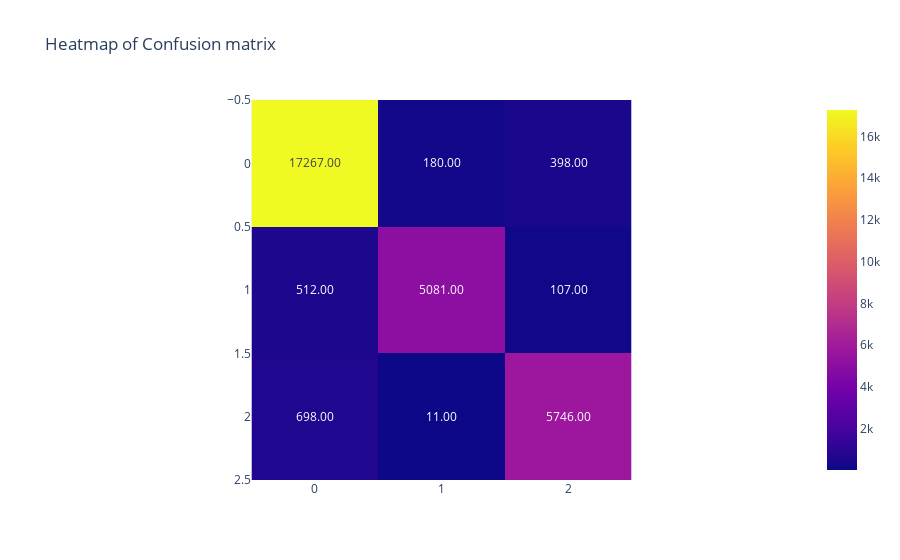

The notebook cell this image was saved under:
### Markdown cell above
### 1.4. K Neighbors Classifier

### Code cell
# knn
from sklearn.neighbors import KNeighborsClassifier

knn = KNeighborsClassifier(n_neighbors=5, metric='manhattan')
knn_score = score(knn, "KNN")

### Figure 1 — Plotly figure (JSON) as saved in the notebook; plotly's stock layout.template omitted (floating-point values rounded to 4 significant figures)
{"data": [{"coloraxis": "coloraxis", "hovertemplate": "x: %{x}<br>y: %{y}<br>color: %{z}<extra></extra>", "name": "0", "texttemplate": "%{z:.2f}", "type": "heatmap", "xaxis": "x", "yaxis": "y", "z": [[17267, 180, 398], [512, 5081, 107], [698, 11, 5746]]}], "layout": {"coloraxis": {"colorscale": [[0, "#0d0887"], [0.1111, "#46039f"], [0.2222, "#7201a8"], [0.3333, "#9c179e"], [0.4444, "#bd3786"], [0.5556, "#d8576b"], [0.6667, "#ed7953"], [0.7778, "#fb9f3a"], [0.8889, "#fdca26"], [1, "#f0f921"]]}, "title": {"text": "Heatmap of Confusion matrix"}, "xaxis": {"anchor": "y", "constrain": "domain", "domain": [0, 1], "scaleanchor": "y"}, "yaxis": {"anchor": "x", "autorange": "reversed", "constrain": "domain", "domain": [0, 1]}}}
